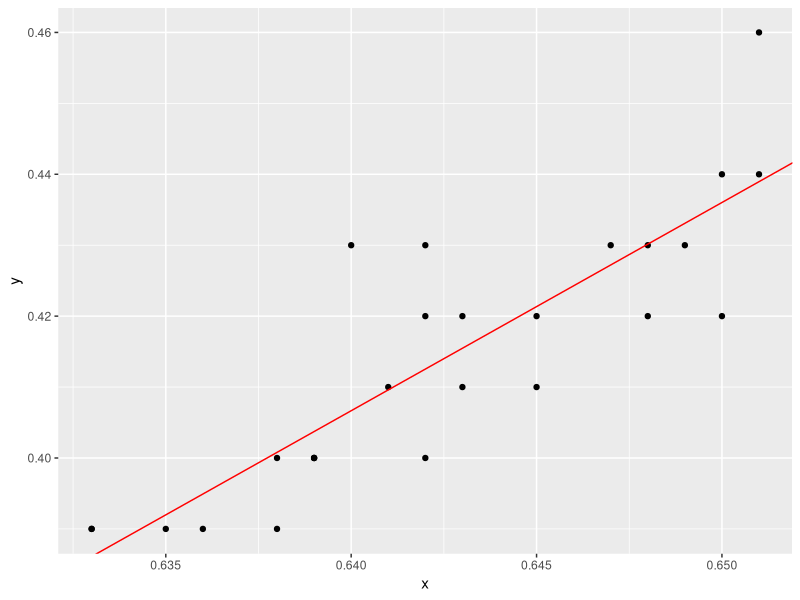

Source code (R):
# DADOS

x <- c(0.647, 0.645, 0.650, 0.642, 0.643,
       0.651, 0.640, 0.651, 0.648, 0.642,
       0.643, 0.645, 0.639, 0.633, 0.642,
       0.648, 0.639, 0.638, 0.641, 0.636,
       0.638, 0.650, 0.649, 0.639, 0.633,
       0.635)
y <- c(0.43, 0.42, 0.44, 0.43, 0.42, 0.46,
       0.43, 0.44, 0.43, 0.42, 0.41, 0.41,
       0.40, 0.39, 0.40, 0.42, 0.40, 0.40,
       0.41, 0.39, 0.39, 0.42, 0.43, 0.40,
       0.39, 0.39)

# UTILITARIOS

n <- if (length(x) == length(y)){
  length(x)
}else {
  stop("Vetores de tamanhos diferentes")
}

sxy <- sum(x * y) - (sum(x) * sum(y)) / n

sxx <- sum(x^2) - (sum(x)^2) / n

syy <- sum(y^2) - (sum(y)^2) / n

b <- sxy / sxx

a <- mean(y) - b * mean(x)

t_tab <- qt(0.025, df = n - 2, lower.tail = FALSE)

s <- sqrt((syy - b * sxy) / (n - 2))

# EXERCICIO 1

r <- sqrt(b * sxy / syy)
r

# EXERCICIO 2

rc_for_correlation <- function(value) {
  if (value <= - t_tab || value >= t_tab) {
    "Rejeita H0: Não existe correlação na população"
  } else {
    "Não rejeita H0: Existe correlação na população"
  }
}

t_correlation <- r * sqrt((n - 2) / (1 - r^2))

t_correlation
rc_for_correlation(t_correlation)

# EXERCICIO 3

if (abs(r) >= 0.2 && abs(r) < 0.4) {
  "Correlação fraca"
} else if (abs(r) >= 0.4 && abs(r) < 0.7) {
  "Correlação moderada"
} else if (abs(r) >= 0.7 && abs(r) < 0.9) {
  "Correlação forte"
} else {
  "Sem correlação"
}

# EXERCICIO 4

equation  <- function(x) {
  a + b * x
}

rc_for_parameter <- function(value) {
  if (value <= - t_tab || value >= t_tab) {
    "Rejeita H0: O parâmetro é não significativo"
  } else {
    "Não rejeita H0: O parâmetro é significativo"
  }
}

t_b <- (b - 0) / (s / sqrt(sxx))

t_b
rc_for_parameter(t_b)

# EXERCICIO 5

ggplot2::ggplot() +
  ggplot2::geom_point(ggplot2::aes(x = x, y = y)) +
  ggplot2::geom_abline(slope = b, intercept = a, color = "red")

# EXERCICIO 6

r2 <- ((b^2 * sxx) / (syy)) * 100
r2

# EXERCICIO 7

b

# EXERCICIO 8

equation(0.60)

# EXERCICIO 9

ic_a  <-  c(
  a - t_tab * s * sqrt(1 / n + (mean(x)^2) / sxx),
  a + t_tab * s * sqrt(1 / n + (mean(x)^2) / sxx)
)
ic_a

ic_b <- c(
  b - t_tab * s * sqrt(1 / sxx),
  b + t_tab * s * sqrt(1 / sxx)
)
ic_b

# EXERCICIO 10

ic_yx <- c(
  equation(0.60) - t_tab * s * sqrt(1 + 1 / n + ((0.60 - mean(x))^2) / sxx),
  equation(0.60) + t_tab * s * sqrt(1 + 1 / n + ((0.60 - mean(x))^2) / sxx)
)
ic_yx

# EXERCICIO 11

ic_eyx <- c(
  equation(0.60) - t_tab * s * sqrt(1 / n + ((0.60 - mean(x))^2) / sxx),
  equation(0.60) + t_tab * s * sqrt(1 / n + ((0.60 - mean(x))^2) / sxx)
)
ic_eyx

# ANOVA

sqm_reg <- b * sxy
sqm_res <- syy - sqm_reg
sqm_tot <- syy

gl_reg <- 1
gl_res <- n - 2
gl_tot <- n - 1

mqm_reg <- sqm_reg / gl_reg
mqm_res <- sqm_res / gl_res

f_observed <- mqm_reg / mqm_res
f_tab <- qf(0.05, df1 = gl_reg, df2 = gl_res, lower.tail = FALSE)

anova <- dplyr::tibble(
  "SQM" = c(sqm_reg, sqm_res, sqm_tot),
  "GL" = c(gl_reg, gl_res, gl_tot),
  "MQM" = c(mqm_reg, mqm_res, NA),
  "F observado" = c(f_observed, NA, NA),
  "F tabela" = c(f_tab, NA, NA)
)

print(anova)

rc_anova_test <- function(value) {
  if (value >= f_tab) {
    "Rejeita H0: O modelo é não significativo (b = 0)"
  } else {
    "Não rejeita H0: O modelo é significativo (b != 0)"
  }
}
rc_anova_test(f_observed)